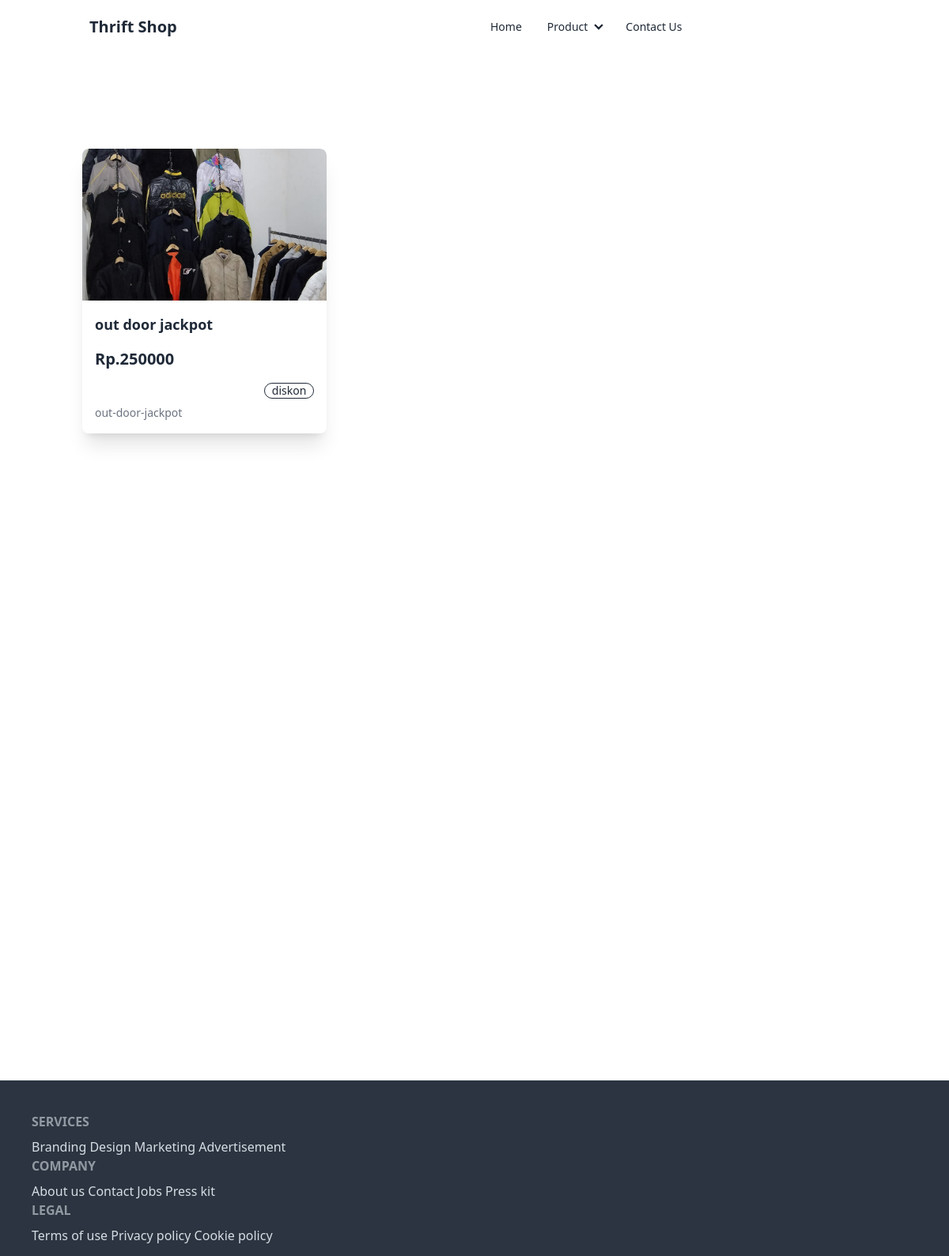
Page /olshopthrift/kategori/diskon/ on the committed database.
### olshopthrift/models.py (models this page shows, shortened)
class Product(models.Model):
    judul = models.CharField(max_length=255)
    description = models.TextField()
    kategori = models.ForeignKey(Kategori,on_delete=models.CASCADE)
    slug_prdt = models.SlugField(editable=False,blank=True)
    created_at = models.DateTimeField(auto_now_add=True)
    upddated_at = models.DateTimeField(auto_now=True)
    harga = models.IntegerField(default=0)
    images = models.ImageField(blank=True,default='default.png')
    is_hot = models.BooleanField(default=False)

class Kategori(models.Model):
    nama = models.CharField(max_length=255)
    slug_kat = models.SlugField(editable=False,blank=True)

### olshopthrift/views.py (the view)
# urls.py: path("kategori/<slug:kategoriInput>/",kategori,name="kategori")
def kategori(request,kategoriInput):
    temp = Product.objects.filter(kategori__nama=kategoriInput)
    category = Product.objects.values("kategori__nama").distinct()
    return render(request,"olshopthrift/index.html",context={
        "judul" : " product",
        "heading" : "page ",
        "allproduct" : temp,
        "categories" : category,
    })

### olshopthrift/templates/olshopthrift/index.html (shortened to what this page needs)
{% extends "base.html" %}
{% block content %}
<div class="container mx-auto px-4 py-6">
    <div class="flex flex-wrap -m-4">
        {% for product in allproduct %}
        <a href="{% url 'olshopthrift:detail' product.slug_prdt %}" class="w-full sm:w-1/2 lg:w-1/3 xl:w-1/4 p-4">
            <div class="card bg-base-100 shadow-xl rounded-lg overflow-hidden">
                <figure>
                    <img
                        src="{{product.images.url}}"
                        alt="{{product.judul}}"
                        class="w-full h-48 object-cover" />
                </figure>
                <div class="card-body p-4">
                    <h2 class="card-title text-lg font-semibold mb-2">
                        {{product.judul|truncatewords:3}}
                    </h2>
                    <p class="text-xl font-bold mb-2">Rp.{{product.harga}}</p>
                    <div class="card-actions flex justify-end">
                        <div class="badge badge-outline">{{product.kategori.nama}}</div>
                    </div>
                    <p class="text-sm text-gray-500">{{product.slug_prdt}}</p>
                </div>
            </div>
        </a>
        {% endfor %}
    </div>
</div>
{% endblock content %}

### rows in the picture
Product: images (picture), judul "out door jackpot", harga "250000", kategori.nama "diskon", slug_prdt "out-door-jackpot"
